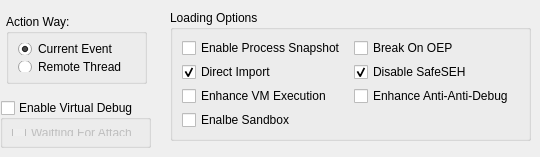
          <widget class="QWidget" name="tabOptions">
           <attribute name="title">
            <string>Options</string>
           </attribute>
           <widget class="QGroupBox" name="groupBox_4">
            <property name="geometry">
             <rect>
              <x>6</x>
              <y>14</y>
              <width>141</width>
              <height>70</height>
             </rect>
            </property>
            <property name="title">
             <string>Action Way:</string>
            </property>
            <layout class="QVBoxLayout" name="verticalLayout_12">
             <item>
              <widget class="QRadioButton" name="radioAciton">
               <property name="text">
                <string>Current Event</string>
               </property>
               <property name="checked">
                <bool>true</bool>
               </property>
              </widget>
             </item>
             <item>
              <widget class="QRadioButton" name="radioRM">
               <property name="text">
                <string>Remote Thread</string>
               </property>
               <property name="checked">
                <bool>false</bool>
               </property>
              </widget>
             </item>
            </layout>
           </widget>
           <widget class="QGroupBox" name="chkXVMDebug">
            <property name="geometry">
             <rect>
              <x>0</x>
              <y>100</y>
              <width>151</width>
              <height>48</height>
             </rect>
            </property>
            <property name="title">
             <string>Enable Virtual Debug</string>
            </property>
            <property name="checkable">
             <bool>true</bool>
            </property>
            <property name="checked">
             <bool>false</bool>
            </property>
            <layout class="QGridLayout" name="gridLayout_21">
             <item row="0" column="0">
              <widget class="QCheckBox" name="chkVDAttach">
               <property name="text">
                <string>Waitting For Attach</string>
               </property>
              </widget>
             </item>
            </layout>
           </widget>
           <widget class="QGroupBox" name="groupBox_13">
            <property name="geometry">
             <rect>
              <x>170</x>
              <y>10</y>
              <width>361</width>
              <height>131</height>
             </rect>
            </property>
            <property name="title">
             <string>Loading Options</string>
            </property>
            <layout class="QGridLayout" name="gridLayout_20">
             <item row="1" column="0">
              <widget class="QCheckBox" name="chkVirKrl32">
               <property name="text">
                <string>Direct Import</string>
               </property>
               <property name="checked">
                <bool>true</bool>
               </property>
              </widget>
             </item>
             <item row="1" column="1">
              <widget class="QCheckBox" name="chkDisSafeSEH">
               <property name="text">
                <string>Disable SafeSEH</string>
               </property>
               <property name="checked">
                <bool>true</bool>
               </property>
              </widget>
             </item>
             <item row="0" column="0">
              <widget class="QCheckBox" name="chkPSSnapshot">
               <property name="text">
                <string>Enable Process Snapshot</string>
               </property>
              </widget>
             </item>
             <item row="0" column="1">
              <widget class="QCheckBox" name="chkBreakOnOEP">
               <property name="text">
                <string>Break On OEP</string>
               </property>
              </widget>
             </item>
             <item row="2" column="1">
              <widget class="QCheckBox" name="chkAntiAntiDebug">
               <property name="text">
                <string>Enhance Anti-Anti-Debug</string>
               </property>
               <property name="checked">
                <bool>false</bool>
               </property>
              </widget>
             </item>
             <item row="2" column="0">
              <widget class="QCheckBox" name="chkVMExecEnc">
               <property name="text">
                <string>Enhance VM Execution</string>
               </property>
               <property name="checked">
                <bool>false</bool>
               </property>
              </widget>
             </item>
             <item row="3" column="0">
              <widget class="QCheckBox" name="chkSandBox">
               <property name="text">
                <string>Enalbe Sandbox</string>
               </property>
              </widget>
             </item>
            </layout>
           </widget>
          </widget>
